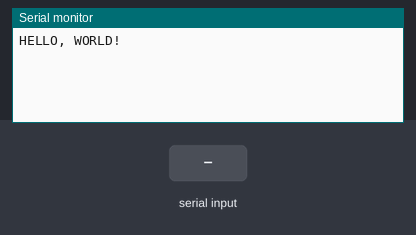
Simulated run of this sketch. Board: Arduino Uno, built with avr-gcc and run on an emulated ATmega328P. Shown: the last lines printed to the serial monitor. The test bench sets the inputs (shaded band).

Above: at 1.2 s.
1.3 s: "90,45\n" received over Serial
At 2.1 s:
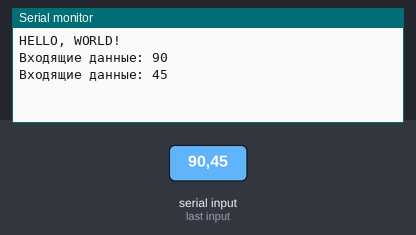
2.8 s: "30,150\n" received over Serial
At 4.8 s:
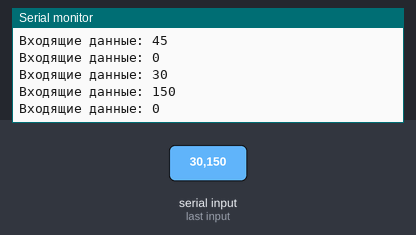
Timing chart, 0 to 6.3 s (numbered marks = the images above; inputs shaded):
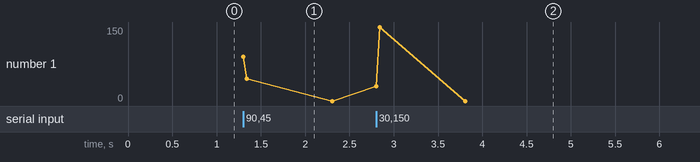

Measured:
- after the input at 1.3 s, the serial monitor: prints a new line at once (image 1)
- after the input at 2.8 s, the serial monitor: prints a new line at once (image 2)

The sketch:

lesson2.ino
```cpp
// Урок 2
// 2.1 Вывод данных в порт
// Serial - объект библиотеки Serial для работы с последовательным портом(COM портом)
// Serial.begin(<Скорость>); - открыть порт, скорость измеряется в бодах
// Serial.print(); - Вывод в порт
// Serial.println(); - Вывести с переводом на новую строку
// Serial.println(number, 2); - Вывести с двумя знаками после запятой
// Serial.println(n, DEC/HEX/OCT/BIN); - Вывести в 10/16/8/2 СС
// String word = "word"; - строковый тип данных

// 2.2 Ввод данных
// Данные с компьютера попадают в буфер размером 64 байта и ждут обработки
// Serial.available(); - проверить буфер на наличие входящих данных, возвращает кол-во байт, которые лежат в буфере
// Serial.read(); - прочитать входящие данные в симфольном формате ASCII
// Serial.read() - '0'; - прочитать данные в целочисленном формате, по одной цифре
// Serial.parseInt(); - Прочитать данные в целочисленном формате, складывает все цифры в число
// Serial.flush(); - очистить буфер порта


void intPrintln(int integer){
  Serial.println(integer);
}

void stringPrintln(String line){
  Serial.println(line);
}

int standardSpeed = 9600;

void setup() {
  Serial.begin(standardSpeed);
  Serial.println("HELLO, WORLD!");

  // float pi = 3.14159;
  // intPrintln(pi);
  // Serial.println(pi);
  // Serial.println(pi, 4); // Вывести 3 знака после запятой
  // stringPrintln("КУСЬ");

}

void loop() {
  if (Serial.available() > 0){
    int in_data = Serial.parseInt();
    Serial.print("Входящие данные: ");
    Serial.println(in_data);
  }
}
```
